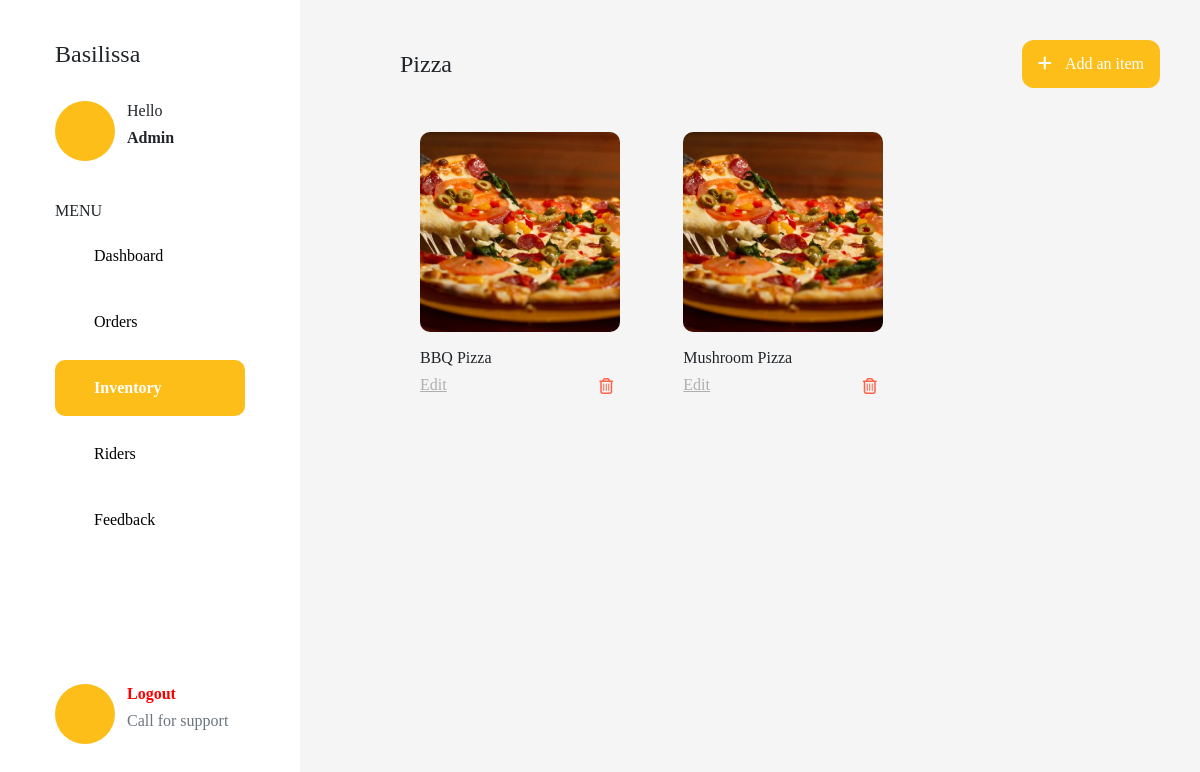
Page /dash-inventory/Pizza on the committed database.
### models.py (models this page shows)
class Item(db.Model):
    id = db.Column(db.Integer, primary_key=True)
    name = db.Column(db.String, nullable=False)
    price = db.Column(db.String, nullable=False)
    description = db.Column(db.String, nullable=False)
    category = db.Column(db.String, nullable=False)
    image_file = db.Column(db.String(200), default='default.png')
    status = db.Column(db.Boolean, default=True)
    def __repr__(self):
        return f"Item('{self.name}', '{self.price}')"

### app.py (the view)
@app.route('/dash-inventory/<string:category>')
def viewdashinventory(category):
    print(category)
    items = Item.query.all()
    print(items)
    return render_template('dash-categories.html', title='Inventory', category=category, items=items)

### templates/dash-categories.html
{% extends "dash.html" %}
{% block body %}
<div style="display: flex; justify-content: space-between;">
    <h4 style="margin-top: auto; margin-bottom: auto;">{{category}}</h4>
    <a href="{{url_for('additem')}}">
    <button class="button-solid-yellow" style="border: none;"> <i class="fas fa-plus" style="padding-right: 10px;"></i> Add an item</button>
</a>
</div>
<br>
<div class="row">
    {% for item in items %}
    <div class="col-md-4">
    <div class="card" style=" background-color: transparent; ">
    <img src="../static/profile_pics/{{item.image_file}}"  width="200px" height="200px"  style="border-radius: 10px; object-fit: cover;" alt="">
    <div style="margin-top: 2vh; display: flex; justify-content: space-between;  ">
        <div style="width: 100%;">
        <h6 class="support" style="font-weight: 400; font-size: 16px;">{{item.name}} </h1>
        <div style="display: flex; justify-content: space-between; ">
            <a href="{{url_for('item', id=item.id)}}">
            <h6 class="support" style="font-size: 16px; color: rgba(0, 0, 0, 0.288);"> <u>Edit</u></h6>
        </a>
                <a href="{{url_for('delete',id=item.id)}}">
                <i style="color: tomato;" class="far fa-trash-alt"></i>
                </a>
                </div>
        </div>
        </div>
        </div>
    </div>
    {% endfor %}
</div>
{% endblock %}

### static/css/style.css (style rules this page uses)
html { scroll-behavior: smooth; }
body { font-family: 'Poppins','sans-serif'; }
.button-solid-yellow { background-color: #FEBE19; color: white; padding: 12px 16px; border: none; border-radius: 12px; font-family: 'Poppins', 'sans-serif'; }
.card { border-radius: 10px; padding: 20px; border: none; margin-bottom: 5vh; }

### rows in the picture
Item: image_file (picture), name "BBQ Pizza"
Item: image_file (picture), name "Mushroom Pizza"

### other values in the picture
{{ category }} "Pizza"
